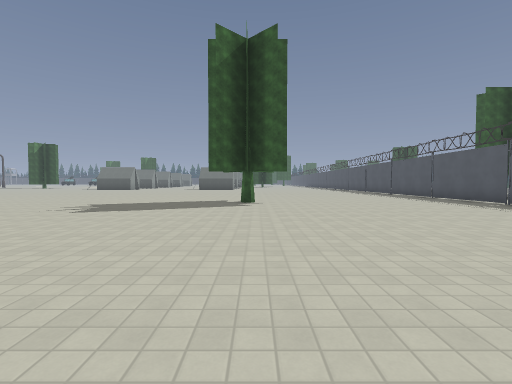
View 1 (above)

17 first-person views from a walk through a level from a Godot 3-D game. The camera is 1.5 m above the floor, tilts 2° down and sees 85° across. Doors that lead somewhere are drawn open, without their leaves. The floor is counted in squares, 2.59 m on a side. Each view is taken from the middle of a square. On the plan, view 1 faces up. The plan holds only what a view shows up to about 9 squares ahead; the rest is blank. The place goes on beyond the plan. Flat picture figures and markers are not drawn. Some surface patterns are stand-ins.

View 2
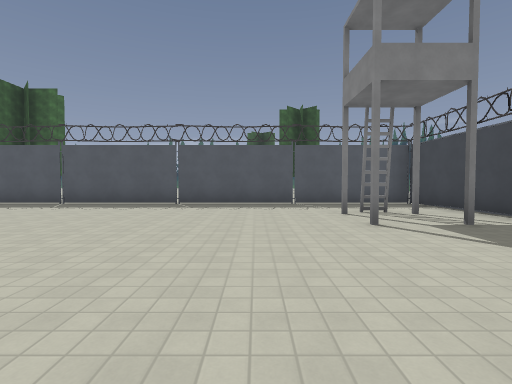

View 3
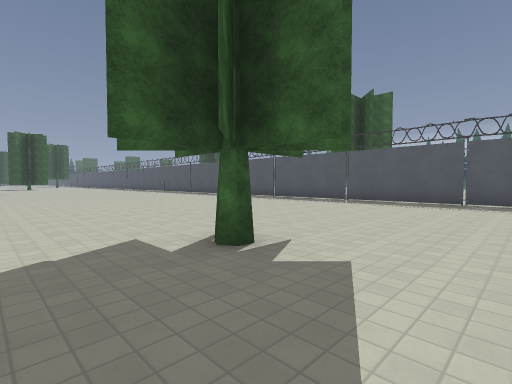

View 4
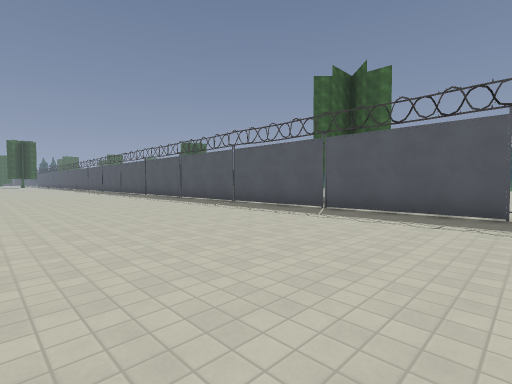

View 5
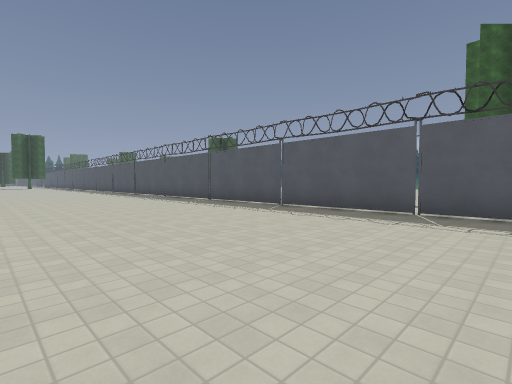

View 6
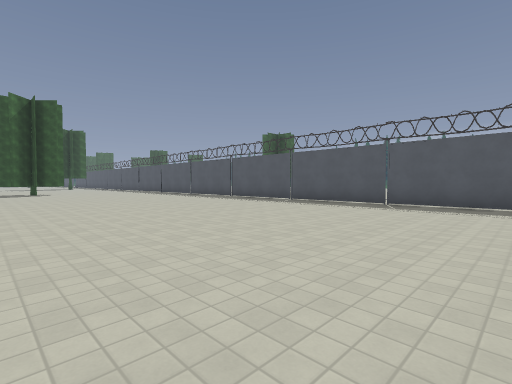

View 7
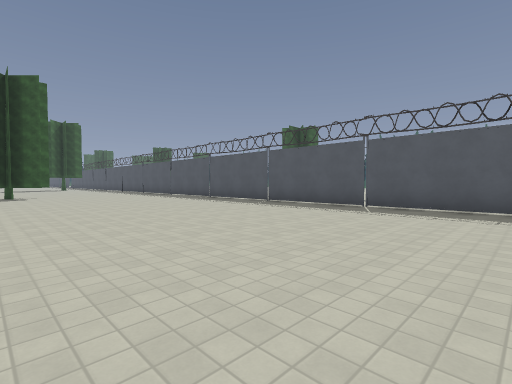

View 8
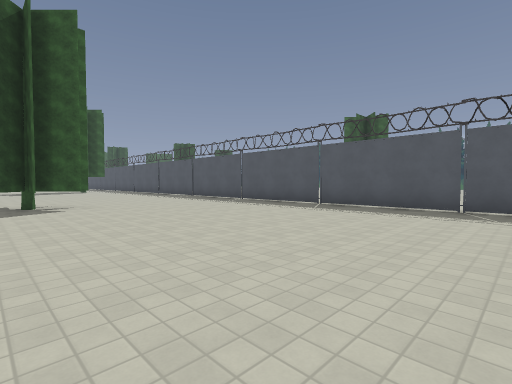

View 9
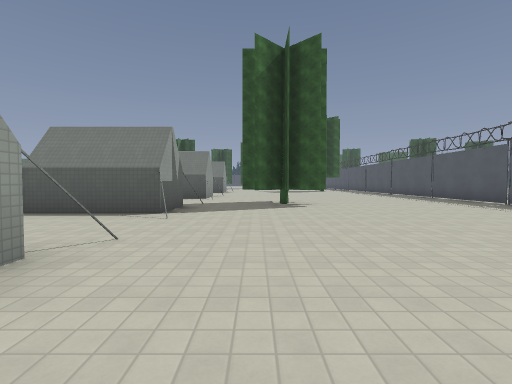

View 10
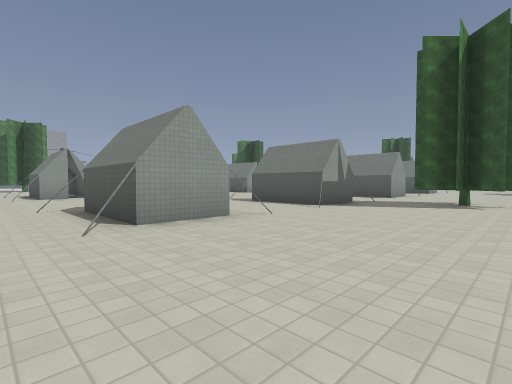

View 11
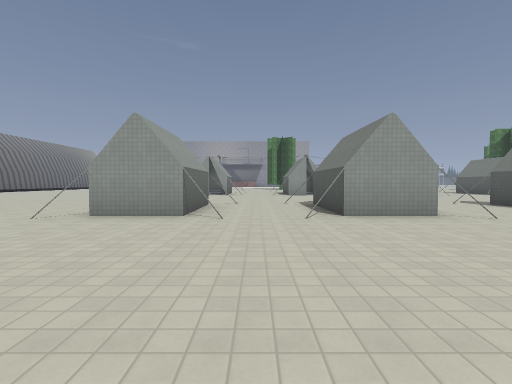

View 12
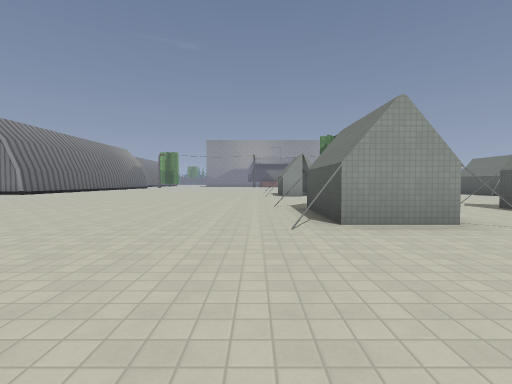

View 13
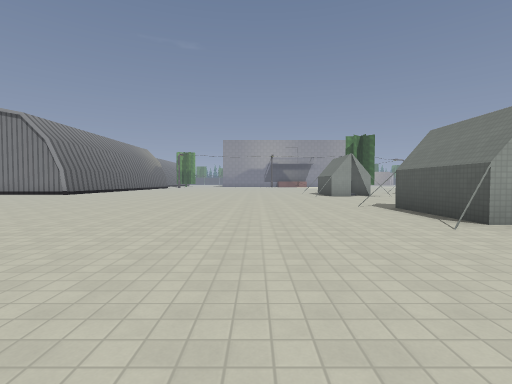

View 14
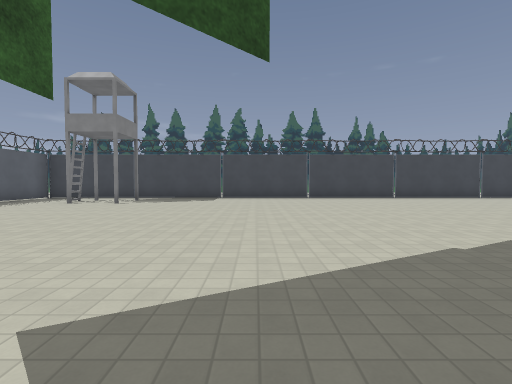

View 15
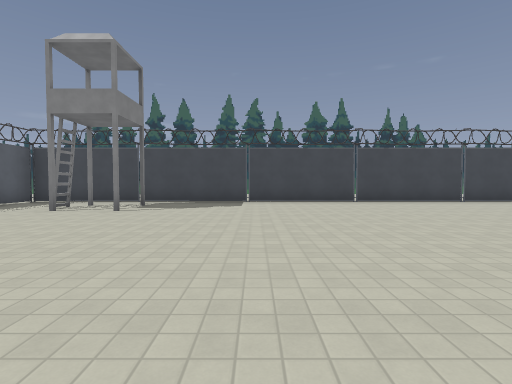

View 16
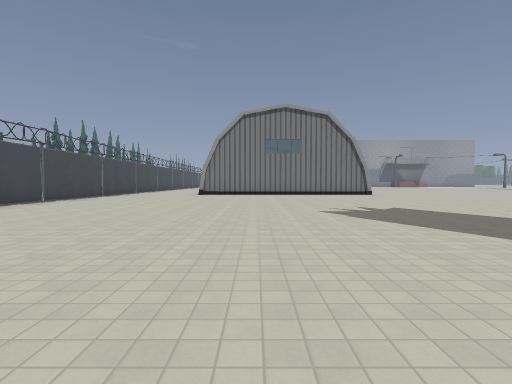

View 17
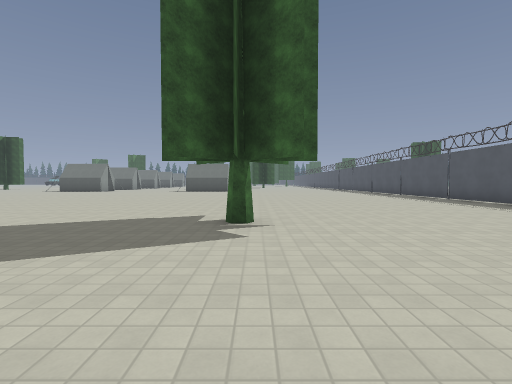

### Floor plan
Key: @ floor where view 1 was taken; # wall or solid block; . floor; = window, fence, low wall or low ledge; T tree.
Columns run from 7 left of view 1 to 7 right of it. Each row starts with its distance up from view 1.
 35        ....
 34      .........#
 33      ..TTT....#
 32      #.TT.....#
 31  ..  #........#
 30  ..###........#
 29   ............#
 28     ..........#
 27 ..   #........#
 26 ...###........#
 25 ..=...........#
 24 ..............#
 23  ..###........#
 22 .. # #........#
 21 ...###........#
 20 ..............#
 19 ..............#
 18 ..............#
 17 ..............#
 16 ..............#
 15 ..............#
 14 ..............#
 13 ..............#
 12 ..............#
 11 ..............#
 10 ..............#
  9 ..............#
  8 .......T......#
  7 ..............#
  6 ..............#
  5 ..............#
  4 ..............#
  3 ..............#
  2 ..............#
  1 ..............#
  0 .......@..##..#
 -1 ..........##..#
 -2 ###############

Positions as (right, up) in squares from view 1, and headings:
1: (0, 0), facing up
2: (-1, 2), facing right
3: (-2, 6), facing up-right
4: (1, 7), facing up-right
5: (1, 12), facing up-right
6: (-1, 17), facing up-right
7: (0, 20), facing up-right
8: (0, 25), facing up-right
9: (0, 25), facing up
10: (2, 24), facing up-left
11: (3, 24), facing left
12: (2, 20), facing left
13: (2, 18), facing left
14: (-1, 8), facing down
15: (0, 6), facing down
16: (2, 4), facing left
17: (0, 4), facing up
